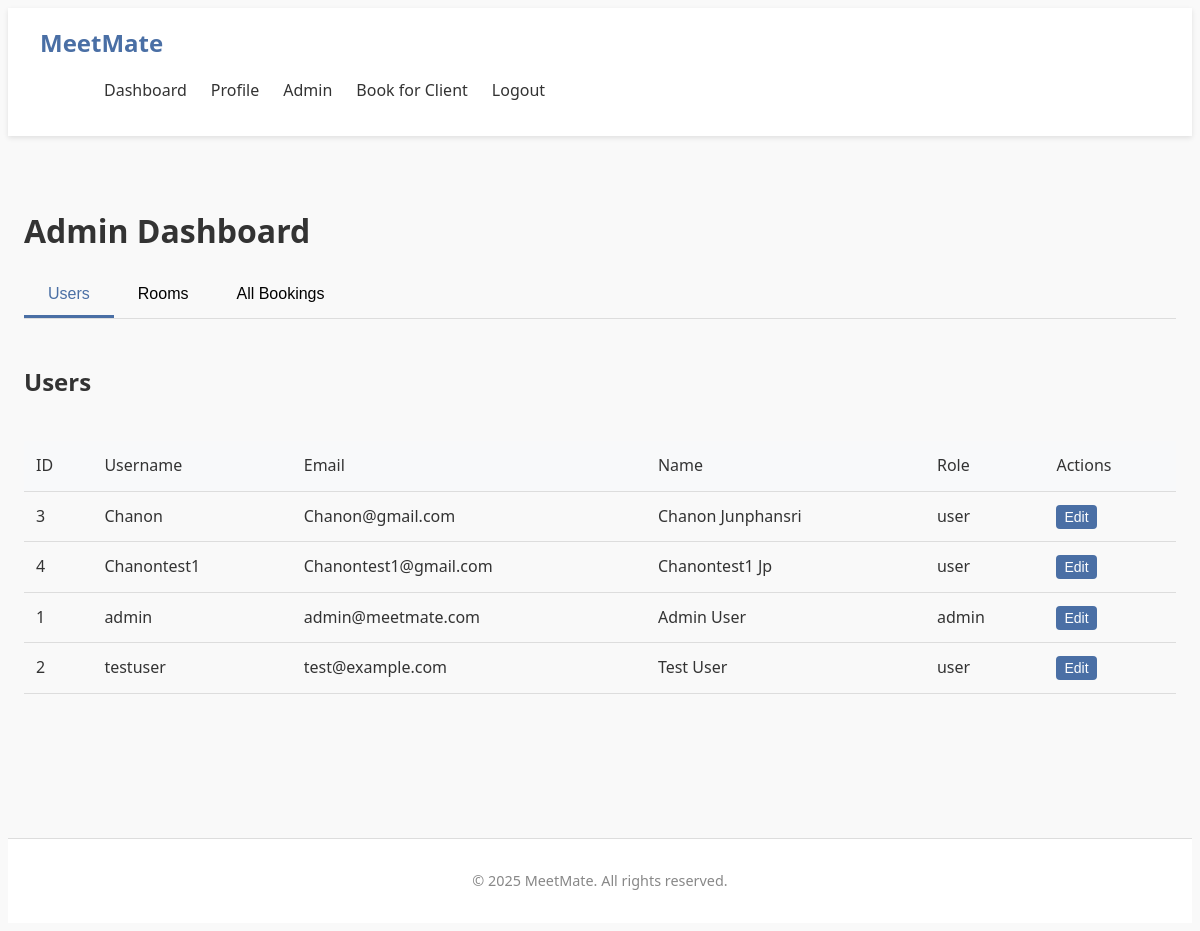
Page /admin (signed in) on the earlier database version.
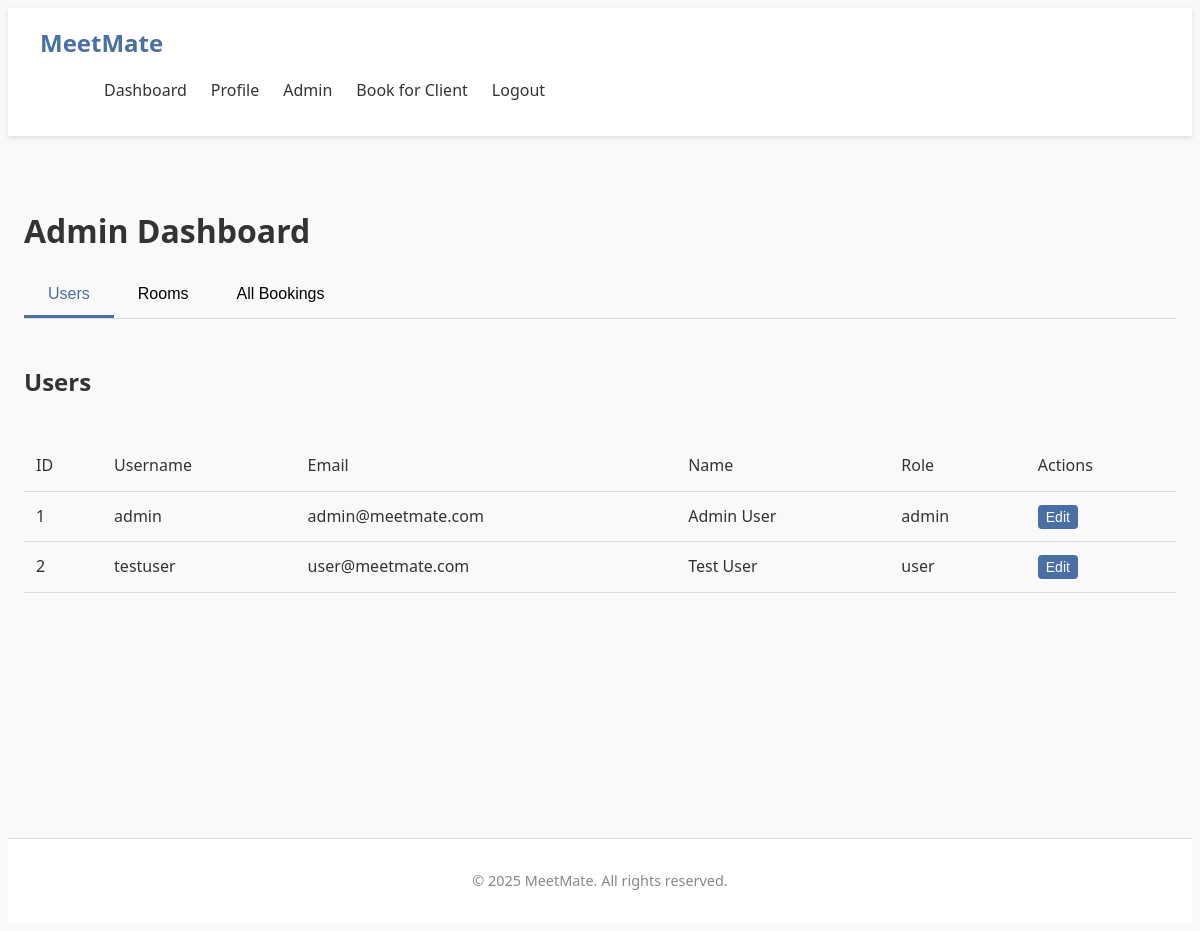
Same page on the later database version.
### tables this page shows
CREATE TABLE users (
                id INTEGER PRIMARY KEY AUTOINCREMENT,
                username TEXT NOT NULL UNIQUE,
                email TEXT NOT NULL UNIQUE,
                password TEXT NOT NULL,
                firstname TEXT,
                lastname TEXT,
                dob TEXT,
                address TEXT,
                role TEXT DEFAULT 'user'
            );

### app.py (the view)
@app.route('/admin')
@login_required
@admin_required
def admin():
    connection = get_database_connection()
    cursor = connection.cursor()
    cursor.execute("SELECT * FROM users ORDER BY username")
    users = [dict(row) for row in cursor.fetchall()]
    cursor.execute("SELECT * FROM rooms ORDER BY name")
    rooms = [dict(row) for row in cursor.fetchall()]
    from datetime import date
    today = date.today().strftime('%Y-%m-%d')
    cursor.execute('''
        SELECT
            b.id,
            b.date,
            b.time_start,
            b.time_end,
            b.notes,
            u.username,
            r.name as room_name,
            admin.username as admin_name
        FROM bookings b
        JOIN users u ON b.user_id = u.id
        JOIN rooms r ON b.room_id = r.id
        LEFT JOIN users admin ON b.booking_admin_id = admin.id
        WHERE b.date = ?
        ORDER BY b.time_start
    ''', (today,))
    today_bookings = []
    for row in cursor.fetchall():
        booking = dict(row)
        if booking['admin_name']:
            booking['booked_by'] = f"Admin: {booking['admin_name']}"
        else:
            booking['booked_by'] = "Self"
        today_bookings.append(booking)
    cursor.execute('''
        SELECT
            b.id,
            b.date,
            b.time_start,
            b.time_end,
            b.notes,
            u.username,
            r.name as room_name,
            admin.username as admin_name
        FROM bookings b
        JOIN users u ON b.user_id = u.id
        JOIN rooms r ON b.room_id = r.id
        LEFT JOIN users admin ON b.booking_admin_id = admin.id
        ORDER BY b.date, b.time_start
    ''')
    all_bookings = []
    for row in cursor.fetchall():
        booking = dict(row)
        if booking['admin_name']:
            booking['booked_by'] = f"Admin: {booking['admin_name']}"
        else:
            booking['booked_by'] = "Self"
        all_bookings.append(booking)
    connection.close()
    return render_template('admin.html', users=users, rooms=rooms, bookings=all_bookings, today_bookings=today_bookings, today_date=today)

### app.py (called while the page is built)
def get_database_path():
    app_directory = app.root_path
    instance_directory = os.path.join(app_directory, 'instance')
    os.makedirs(instance_directory, exist_ok=True)
    database_path = os.path.join(instance_directory, 'meetmate.db')
    return database_path

def get_database_connection():
    db_path = get_database_path()
    connection = sqlite3.connect(db_path)
    connection.row_factory = sqlite3.Row
    return connection

def get_user_by_id(user_id):
    connection = get_database_connection()
    cursor = connection.cursor()
    cursor.execute("SELECT * FROM users WHERE id = ?", (user_id,))
    user = cursor.fetchone()
    connection.close()
    if user:
        return dict(user)
    return None

def login_required(f):
    @wraps(f)
    def decorated_function(*args, **kwargs):
        if 'user_id' not in session:
            flash('Please login to access this page', 'error')
            return redirect(url_for('login'))
        user = get_user_by_id(session['user_id'])
        if not user:
            session.clear()
            flash('Your account is no longer valid. Please login again.', 'warning')
            return redirect(url_for('login'))
        return f(*args, **kwargs)
    return decorated_function

def admin_required(f):
    @wraps(f)
    def decorated_function(*args, **kwargs):
        if 'user_id' not in session or session.get('role') != 'admin':
            flash('Admin access required for this page', 'error')
            return redirect(url_for('dashboard'))
        user=get_user_by_id(session['user_id'])
        if not user or user['role'] != 'admin':
            session.clear()
            flash('Admin session expired. Please login again.', 'warning')
            return redirect(url_for('login'))
        return f(*args, **kwargs)
    return decorated_function

### templates/admin.html (shortened to what this page needs)
{% extends "base.html" %}
{% block content %}
<div class="admin-dashboard">
    <h1>Admin Dashboard</h1>
    <div class="admin-tabs">
        <button class="tab-btn active" data-tab="users-tab">Users</button>
        <button class="tab-btn" data-tab="rooms-tab">Rooms</button>
        <button class="tab-btn" data-tab="bookings-tab">All Bookings</button>
    </div>
    <div class="tab-content">
        <div id="users-tab" class="tab-pane active">
            <div class="section-header">
                <h2>Users</h2>
            </div>
            <div class="table-responsive">
                <table class="admin-table">
                    <thead>
                        <tr>
                            <th>ID</th>
                            <th>Username</th>
                            <th>Email</th>
                            <th>Name</th>
                            <th>Role</th>
                            <th>Actions</th>
                        </tr>
                    </thead>
                    <tbody>
                        {% for user in users %}
                            <tr>
                                <td>{{ user.id }}</td>
                                <td>{{ user.username }}</td>
                                <td>{{ user.email }}</td>
                                <td>{{ user.firstname }} {{ user.lastname }}</td>
                                <td>{{ user.role }}</td>
                                <td>
                                    <button class="btn btn-sm btn-primary edit-user-btn"
                                            data-id="{{ user.id }}"
                                            data-username="{{ user.username }}"
                                            data-email="{{ user.email }}"
                                            data-firstname="{{ user.firstname }}"
                                            data-lastname="{{ user.lastname }}"
                                            data-dob="{{ user.dob }}"
                                            data-address="{{ user.address }}"
                                            data-role="{{ user.role }}">
                                        Edit
                                    </button>
                                </td>
                            </tr>
                        {% endfor %}
                    </tbody>
                </table>
            </div>
        </div>
    </div>
</div>
{% endblock %}

### templates/base.html (shortened to what this page needs)
<!DOCTYPE html>
<html>
    <head>
        <link rel="stylesheet" type="text/css" href="{{ url_for('static', filename='css/style.css')}}" />
        <link rel="stylesheet" type="text/css" href="{{ url_for('static', filename='css/admin-additions.css')}}" />
    </head>
    <body>
        <header>
            <div class="header-content">
                <div class="logo">
                    <a href="{{ url_for('index') }}">MeetMate</a>
                </div>
                <nav>
                    <ul>
                        {% if session.user_id %}
                            <li><a href="{{ url_for('dashboard') }}">Dashboard</a></li>
                            <li><a href="{{ url_for('profile') }}">Profile</a></li>
                            {% if session.role == 'admin' %}
                                <li><a href="{{ url_for('admin') }}">Admin</a></li>
                                <li><a href="{{ url_for('admin_book') }}">Book for Client</a></li>
                            {% endif %}
                            <li><a href="{{ url_for('logout') }}">Logout</a></li>
                        {% else %}
                            <li><a href="{{ url_for('about') }}">About</a></li>
                            <li><a href="{{ url_for('login') }}">Login</a></li>
                            <li><a href="{{ url_for('register') }}">Register</a></li>
                        {% endif %}
                    </ul>
                </nav>
            </div>
        </header>
        <div class="container">
            {% block content %}{% endblock %}
        </div>
        <footer>
            <p>&copy; 2025 MeetMate. All rights reserved.</p>
        </footer>
    </body>
</html>

### static/css/style.css (style rules this page uses)
:root { --primary-color: #4a6fa5; --primary-color-rgb: 74, 111, 165; --secondary-color: #6c757d; --success-color: #28a745; --danger-color: #dc3545; --warning-color: #ffc107; --info-color: #17a2b8; --light-color: #f8f9fa; --dark-color: #343a40; --body-bg: #f5f7fa; --light-text: #6c757d; --dark-text: #343a40; --border-color: #dee2e6; --shadow: 0 2px 10px rgba(0, 0, 0, 0.1); --border-radius: 0.25rem; --secondary-color: #2ecc71; --danger-color: #e74c3c; --warning-color: #f39c12; --text-color: #333; --light-text: #888; --light-bg: #f9f9f9; --border-color: #ddd; --shadow: 0 2px 5px rgba(0, 0, 0, 0.1); }
body { font-family: 'Segoe UI', Tahoma, Geneva, Verdana, sans-serif; line-height: 1.6; color: var(--text-color); background-color: var(--light-bg); }
h1, h2, h3, h4, h5, h6 { margin-bottom: 1rem; font-weight: 600; }
a { text-decoration: none; color: var(--primary-color); }
.container { max-width: 1200px; margin: 0 auto; padding: 1rem; min-height: calc(100vh - 130px); }
header { background-color: white; box-shadow: var(--shadow); padding: 1rem 2rem; display: flex; justify-content: space-between; align-items: center; }
.logo a { font-size: 1.5rem; font-weight: bold; color: var(--primary-color); display: flex; align-items: center; }
nav ul { display: flex; list-style: none; }
nav ul li { margin-left: 1.5rem; }
nav ul li a { color: var(--text-color); transition: color 0.3s; }
footer { text-align: center; padding: 1rem; background-color: white; border-top: 1px solid var(--border-color); color: var(--light-text); font-size: 0.9rem; }
.btn { display: inline-block; padding: 0.5rem 1rem; background-color: var(--primary-color); color: white; border: none; border-radius: 4px; cursor: pointer; font-size: 1rem; transition: background-color 0.3s; }
.btn-primary { background-color: var(--primary-color); }
.btn-sm { padding: 0.25rem 0.5rem; font-size: 0.875rem; }
.section-header { display: flex; justify-content: space-between; align-items: center; margin-bottom: 1.5rem; }
.admin-dashboard { padding: 2rem 0; }
.admin-tabs { display: flex; margin-bottom: 1.5rem; border-bottom: 1px solid var(--border-color); }
.tab-btn { background: none; border: none; padding: 0.75rem 1.5rem; cursor: pointer; font-size: 1rem; border-bottom: 3px solid transparent; transition: all 0.3s; }
.tab-btn.active { color: var(--primary-color); border-bottom-color: var(--primary-color); }
.tab-pane { display: none; }
.tab-pane.active { display: block; }
.table-responsive { overflow-x: auto; }
.admin-table { width: 100%; border-collapse: collapse; }
.admin-table th, .admin-table td { padding: 0.75rem; text-align: left; border-bottom: 1px solid var(--border-color); }
.admin-table th { background-color: #f8f9fa; font-weight: 500; }

Differences in the rows shown:
removed users: id "3", username "Chanon", email "Chanon@gmail.com", firstname "Chanon", lastname "Junphansri", role "user"
removed users: id "4", username "Chanontest1", email "Chanontest1@gmail.com", firstname "Chanontest1", lastname "Jp", role "user"
changed users "testuser": email "test@example.com" → "user@meetmate.com"
